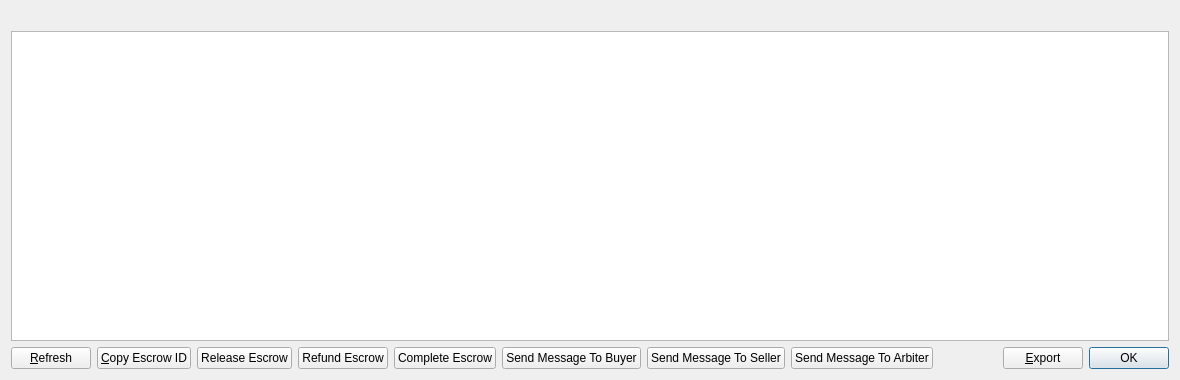
<?xml version="1.0" encoding="UTF-8"?>
<ui version="4.0">
 <class>MyEscrowListPage</class>
 <widget class="QWidget" name="MyEscrowListPage">
  <property name="geometry">
   <rect>
    <x>0</x>
    <y>0</y>
    <width>1180</width>
    <height>380</height>
   </rect>
  </property>
  <property name="windowTitle">
   <string>My Escrow List</string>
  </property>
  <layout class="QVBoxLayout" name="verticalLayout">
   <item>
    <widget class="QLabel" name="labelExplanation">
     <property name="textFormat">
      <enum>Qt::PlainText</enum>
     </property>
     <property name="wordWrap">
      <bool>true</bool>
     </property>
    </widget>
   </item>
   <item>
    <widget class="QTableView" name="tableView">
     <property name="contextMenuPolicy">
      <enum>Qt::CustomContextMenu</enum>
     </property>
     <property name="toolTip">
      <string/>
     </property>
     <property name="tabKeyNavigation">
      <bool>false</bool>
     </property>
     <property name="alternatingRowColors">
      <bool>true</bool>
     </property>
     <property name="selectionMode">
      <enum>QAbstractItemView::SingleSelection</enum>
     </property>
     <property name="selectionBehavior">
      <enum>QAbstractItemView::SelectRows</enum>
     </property>
     <property name="sortingEnabled">
      <bool>true</bool>
     </property>
     <attribute name="verticalHeaderVisible">
      <bool>false</bool>
     </attribute>
    </widget>
   </item>
   <item>
    <layout class="QHBoxLayout" name="horizontalLayout">
     <item>
      <widget class="QPushButton" name="refreshButton">
       <property name="maximumSize">
        <size>
         <width>16777215</width>
         <height>48</height>
        </size>
       </property>
       <property name="text">
        <string>&amp;Refresh</string>
       </property>
       <property name="icon">
        <iconset resource="../bitcoin.qrc">
         <normaloff>:/icons/refresh</normaloff>:/icons/refresh</iconset>
       </property>
      </widget>
     </item>
     <item>
      <widget class="QPushButton" name="copyEscrow">
       <property name="toolTip">
        <string>Copy the currently selected alias to the system clipboard</string>
       </property>
       <property name="text">
        <string>&amp;Copy Escrow ID</string>
       </property>
       <property name="icon">
        <iconset resource="../bitcoin.qrc">
         <normaloff>:/icons/editcopy</normaloff>:/icons/editcopy</iconset>
       </property>
      </widget>
     </item>
     <item>
      <widget class="QPushButton" name="releaseButton">
       <property name="text">
        <string>Release Escrow</string>
       </property>
       <property name="icon">
        <iconset resource="../bitcoin.qrc">
         <normaloff>:/icons/escrow1</normaloff>:/icons/escrow1</iconset>
       </property>
       <property name="iconSize">
        <size>
         <width>16</width>
         <height>16</height>
        </size>
       </property>
      </widget>
     </item>
     <item>
      <widget class="QPushButton" name="refundButton">
       <property name="text">
        <string>Refund Escrow</string>
       </property>
       <property name="icon">
        <iconset resource="../bitcoin.qrc">
         <normaloff>:/icons/escrow1</normaloff>:/icons/escrow1</iconset>
       </property>
      </widget>
     </item>
     <item>
      <widget class="QPushButton" name="completeButton">
       <property name="text">
        <string>Complete Escrow</string>
       </property>
       <property name="icon">
        <iconset resource="../bitcoin.qrc">
         <normaloff>:/icons/escrow</normaloff>:/icons/escrow</iconset>
       </property>
      </widget>
     </item>
     <item>
      <widget class="QPushButton" name="buyerMessageButton">
       <property name="text">
        <string>Send Message To Buyer</string>
       </property>
       <property name="icon">
        <iconset resource="../bitcoin.qrc">
         <normaloff>:/icons/outmail</normaloff>:/icons/outmail</iconset>
       </property>
      </widget>
     </item>
     <item>
      <widget class="QPushButton" name="sellerMessageButton">
       <property name="text">
        <string>Send Message To Seller</string>
       </property>
       <property name="icon">
        <iconset resource="../bitcoin.qrc">
         <normaloff>:/icons/outmail</normaloff>:/icons/outmail</iconset>
       </property>
      </widget>
     </item>
     <item>
      <widget class="QPushButton" name="arbiterMessageButton">
       <property name="text">
        <string>Send Message To Arbiter</string>
       </property>
       <property name="icon">
        <iconset resource="../bitcoin.qrc">
         <normaloff>:/icons/outmail</normaloff>:/icons/outmail</iconset>
       </property>
      </widget>
     </item>
     <item>
      <spacer name="horizontalSpacer">
       <property name="orientation">
        <enum>Qt::Horizontal</enum>
       </property>
       <property name="sizeHint" stdset="0">
        <size>
         <width>40</width>
         <height>20</height>
        </size>
       </property>
      </spacer>
     </item>
     <item>
      <widget class="QPushButton" name="exportButton">
       <property name="toolTip">
        <string>Export the data in the current tab to a file</string>
       </property>
       <property name="text">
        <string>&amp;Export</string>
       </property>
       <property name="icon">
        <iconset resource="../bitcoin.qrc">
         <normaloff>:/icons/export</normaloff>:/icons/export</iconset>
       </property>
      </widget>
     </item>
     <item>
      <widget class="QDialogButtonBox" name="buttonBox">
       <property name="sizePolicy">
        <sizepolicy hsizetype="Maximum" vsizetype="Fixed">
         <horstretch>0</horstretch>
         <verstretch>0</verstretch>
        </sizepolicy>
       </property>
       <property name="standardButtons">
        <set>QDialogButtonBox::Ok</set>
       </property>
      </widget>
     </item>
    </layout>
   </item>
  </layout>
 </widget>
 <resources>
  <include location="../bitcoin.qrc"/>
 </resources>
 <connections/>
</ui>
